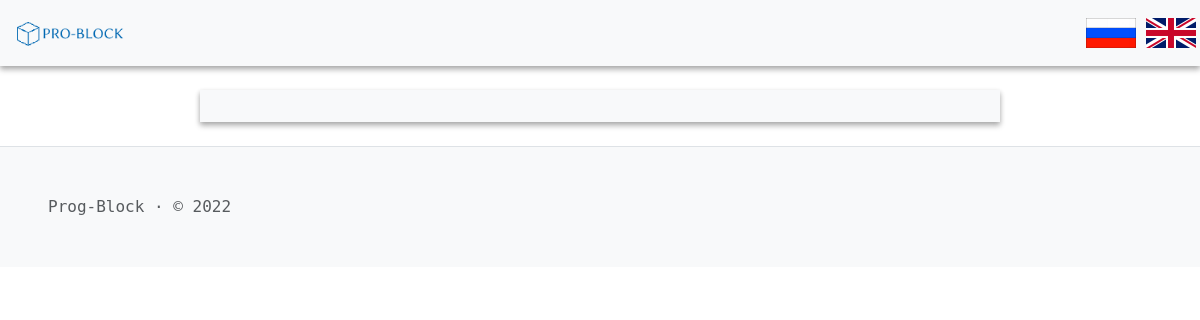
The page /en/projects/ on the database as committed earlier.
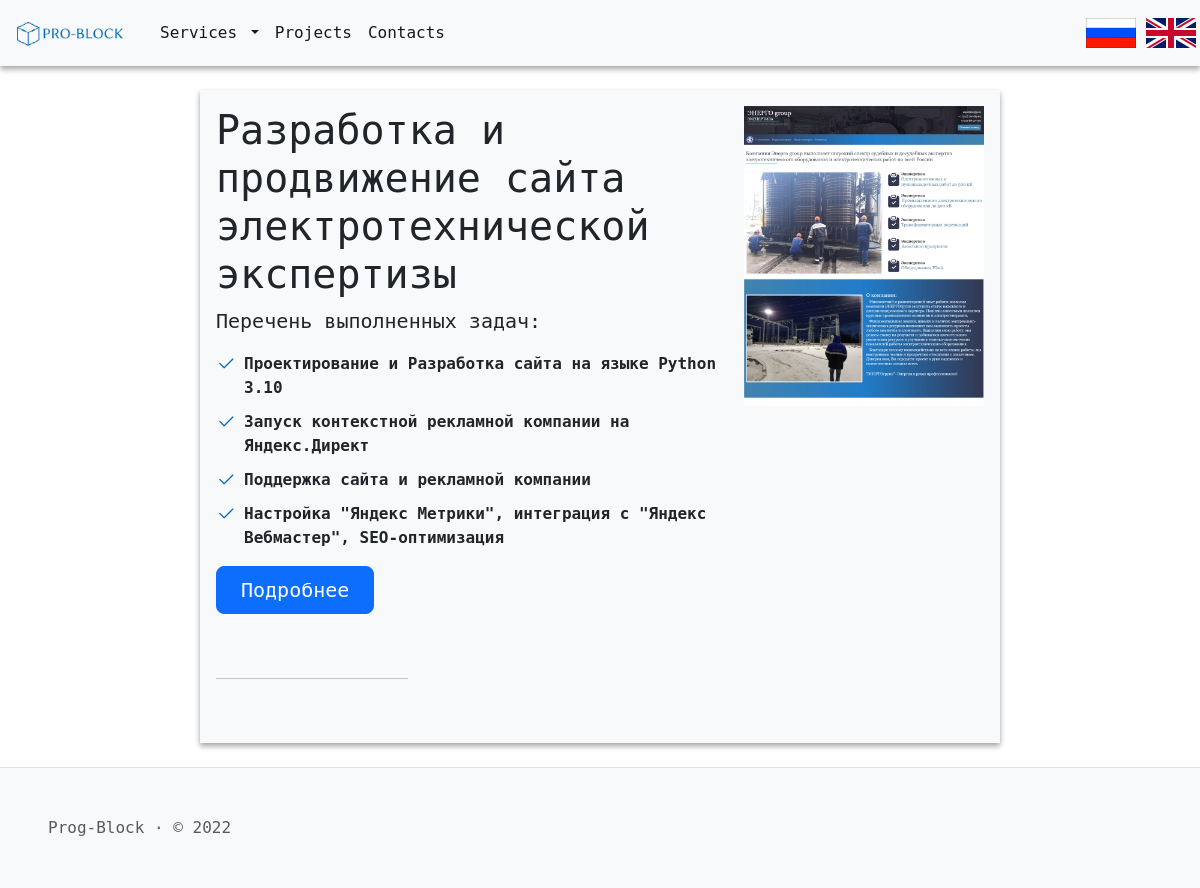
The same page on the database as committed later.
### Class_SQLAlchemy.py (models this page shows, shortened)
class Menu(db.Model):
    id = db.Column(db.Integer, unique=True, primary_key=True)
    title = db.Column(db.String(100), nullable=False)
    url = db.Column(db.String(100), nullable=True)
    url_name = db.Column(db.String(100), nullable=True)
    visibility = db.Column(db.String(50), default='visible', nullable=False)
    button_type = db.Column(db.String(50), nullable=False)
    parent = db.Column(db.String(50))
    language = db.Column(db.String(20), nullable=False)
    priorities = db.Column(db.Integer)
    note = db.Column(db.String(200), nullable=True)

class projects(db.Model):
    id = db.Column(db.Integer, unique=True, primary_key=True)
    title = db.Column(db.String(100), nullable=False)
    short_discription = db.Column(db.String(2000), nullable=True)
    photo = db.Column(db.String(500), nullable=True)
    url = db.Column(db.String(100), nullable=True)
    url_name = db.Column(db.String(100), nullable=True)
    visibility = db.Column(db.String(50), default='visible', nullable=False)
    content = db.Column(db.String(50000), nullable=True)
    language = db.Column(db.String(20), nullable=False)
    priorities = db.Column(db.Integer)
    note = db.Column(db.String(200), nullable=True)

### en/en.py (the view)
@en.route('/projects/')
def Projects():
    content = projects.query.filter_by(visibility='visible', language='en').all()
    return render_template('projects.html', general=get_general_content('projects'), content=content)

### en/en.py (called while the page is built)
def get_general_content(url_name):
    res = {}
    try:
        res['Menu'] = Menu.query.filter_by(visibility='visible', language='en').order_by(Menu.priorities).all()
        res['SEO'] = SEO.query.filter_by(language='en', url_name=url_name).first()
        return res
    except:
        abort(404)

### templates/projects.html
{% extends "layout.html" %}
{% block body %}
<div class="container-flex project-tasks col-lg-8 mx-auto my-4 p-3">
    {% for item in content %}
        <div class="row">
            <div class="col-md-8 col-sm-12">
                    <h1>{{ item.title }}</h1>
                    {{ item.short_discription|safe }}
                    <div class="mb-5">
                        <a href="{{ item.url }}" class="btn btn-primary btn-lg px-4">Подробнее</a>
                    </div>
            </div>
            <div class="col-md-4 col-sm-12">
                <img src="{{ item.photo }}" class="img-fluid" alt="{{ item.title }}">
            </div>
        </div>
        <hr class="col-5 col-md-3 mb-5">
    {% endfor %}
</div>
{% endblock %}

### templates/layout.html (shortened to what this page needs)
<!DOCTYPE html>
<html lang="ru">
<head>
    {% block head %}
    <link href="{{ url_for('static', filename='css/bootstrap.min.css') }}" rel="stylesheet"
>
    <link rel="stylesheet" href="https://cdn.jsdelivr.net/npm/bootstrap-icons@1.9.1/font/bootstrap-icons.css">
    <link href="{{ url_for('static', filename='css/styles.css') }}" rel="stylesheet">
    {% endblock %}
</head>
<body>
    <header>
        <nav class="navbar navbar-expand-md bg-light">
            <a class="navbar-brand" href="{{ url_for('.index') }}">
                <img src="{{ url_for('static', filename='img/logo.png') }}" alt="logo.png" style="max-height: 40px">
            </a>
            <div class="collapse navbar-collapse" id="navbarSupportedContent">
                <ul class="navbar-nav me-auto mb-lg-0">
                    {% for menu in general['Menu'] %}
                        {% if menu.button_type == 'menu' and not menu.parent %}
                            <li class="nav-item">
                                <a class="nav-link active" aria-current="page" href="{{ menu.url }}">{{menu.title}}</a>
                            </li>
                        {% elif menu.button_type == 'dropmenu' and not menu.parent %}
                            <li class="nav-item dropdown">
                                <a class="nav-link dropdown-toggle active" href="{{ menu.url }}" id="navbarDropdown" role="button"
                                    data-bs-toggle="dropdown" aria-expanded="false">
                                    {{menu.title}}
                                </a>
                            </li>
                        {% endif %}
                    {% endfor %}
                </ul>
                <ul class="navbar-nav">
                    <li class="nav-item m-1">
                        <a href="/"><img src="{{ url_for('static', filename='img/rus.png') }}"
                                style="max-height: 30px" class="img-fluid"></a>
                        <a href="/en"><img src="{{ url_for('static', filename='img/eng.png') }}"
                                style="max-height: 30px" class="img-fluid"></a>
                    </li>
                </ul>
            </div>
        </nav>
    </header>
    {% block body %}{% endblock %}
</body>
<footer class="text-muted border-top bg-light d-flex">
    <div class="d-flex ms-5 my-5">
    Prog-Block · © 2022
    </div>
</footer>
</html>

### static/css/styles.css (style rules this page uses)
* { font-family: "DejaVu Sans Mono"; }
:root { --color1: #0068B2; }
.project-tasks ul, .service-tasks ul { list-style: none; padding: 0; }
.project-tasks ul li, .service-tasks ul li { padding-left: 28px; position: relative; }
.project-tasks ul li+li, .service-tasks ul li+li { margin-top: 10px; }
.project-tasks ul i, .service-tasks ul i { position: absolute; left: 0; top: 2px; font-size: 20px; color: var(--color1); line-height: 1; }
.container-flex { background-color: #f8f9fa; box-shadow: 0 2px 5px rgba(0,0,0,0.2), 0 4px 6px rgba(0,0,0,0.2); }
header { box-shadow: 0 2px 5px rgba(0,0,0,0.2), 0 4px 6px rgba(0,0,0,0.2); }

Rows that differ between the two databases and show on the page:
added Menu: title "Services"
added Menu: title "Projects"
added Menu: title "Contacts"
added projects: title "Разработка и продвижение сайта электротехнической экспертизы", short_discription "Перечень выполненных задач: Проектирование и Разработка сайта на языке Python 3.10 Запуск контекстной рекламной компании на Яндекс.Директ Поддержка сайта и рекламной компании Настройка \"Яндекс Метрики\", интеграция с \"Яндекс Вебмастер\", SEO-оптимизация", photo (picture)
